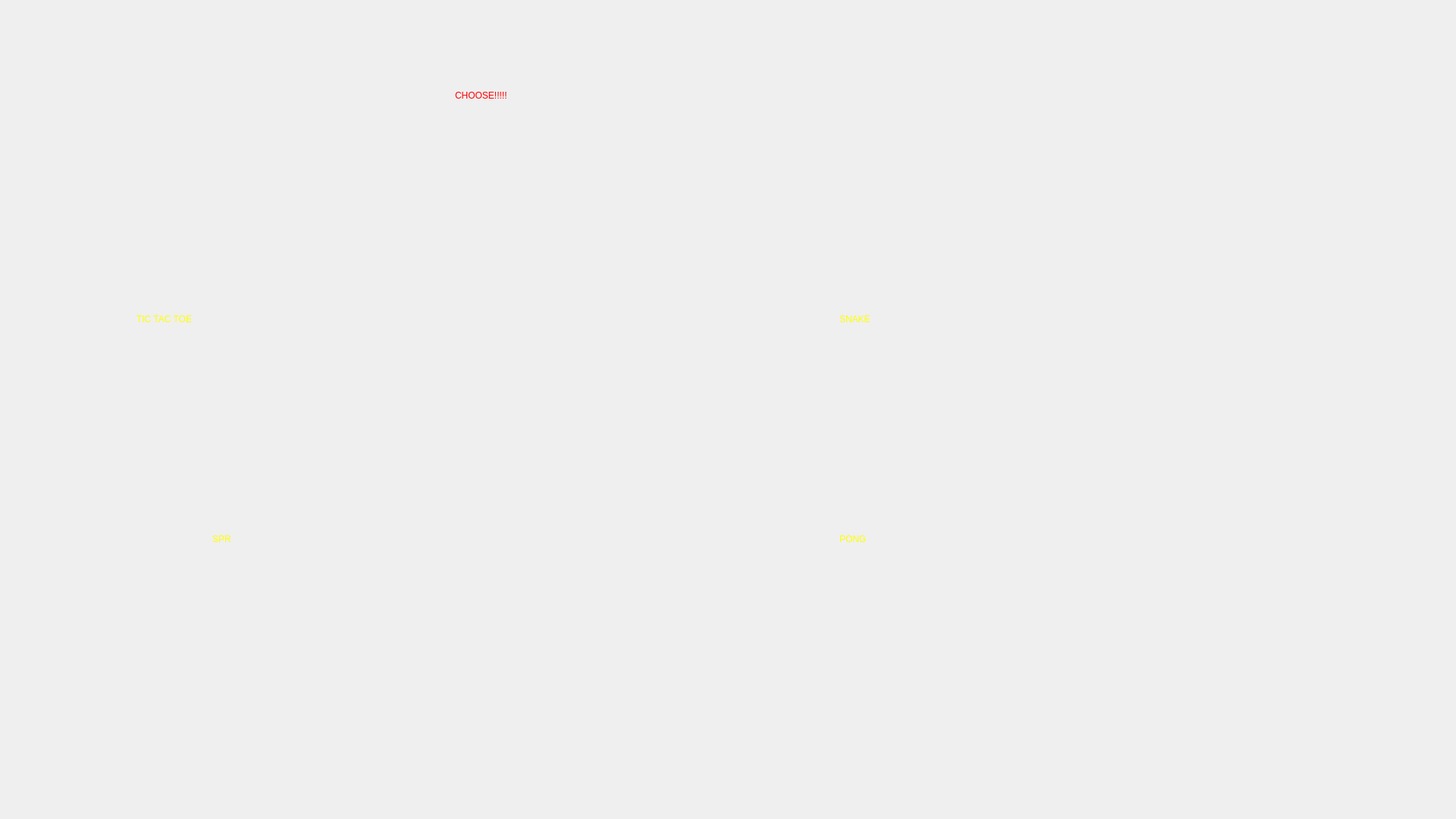
<?xml version="1.0" encoding="UTF-8"?>
<ui version="4.0">
 <class>choice</class>
 <widget class="QDialog" name="choice">
  <property name="geometry">
   <rect>
    <x>0</x>
    <y>0</y>
    <width>1920</width>
    <height>1080</height>
   </rect>
  </property>
  <property name="windowTitle">
   <string>Dialog</string>
  </property>
  <property name="styleSheet">
   <string notr="true">QDialog {
 background-image: url(:/new/res/choose.png);
    background-position: center;
    background-repeat: no-repeat;
    background-size: cover;
}
QPushButton {
    background-color:transparent;
    border: none; 
}</string>
  </property>
  <widget class="QPushButton" name="pushButton">
   <property name="geometry">
    <rect>
     <x>1030</x>
     <y>378</y>
     <width>304</width>
     <height>87</height>
    </rect>
   </property>
   <property name="styleSheet">
    <string notr="true">color: rgb(255, 255, 0);</string>
   </property>
   <property name="text">
    <string/>
   </property>
  </widget>
  <widget class="QPushButton" name="pushButton_2">
   <property name="geometry">
    <rect>
     <x>1030</x>
     <y>666</y>
     <width>304</width>
     <height>87</height>
    </rect>
   </property>
   <property name="styleSheet">
    <string notr="true">
color: rgb(255, 255, 0);</string>
   </property>
   <property name="text">
    <string/>
   </property>
  </widget>
  <widget class="QPushButton" name="pushButton_3">
   <property name="geometry">
    <rect>
     <x>172</x>
     <y>666</y>
     <width>314</width>
     <height>87</height>
    </rect>
   </property>
   <property name="styleSheet">
    <string notr="true">color: rgb(255, 255, 0);</string>
   </property>
   <property name="text">
    <string/>
   </property>
  </widget>
  <widget class="QPushButton" name="pushButton_4">
   <property name="geometry">
    <rect>
     <x>172</x>
     <y>378</y>
     <width>304</width>
     <height>87</height>
    </rect>
   </property>
   <property name="styleSheet">
    <string notr="true">color: rgb(255, 255, 0);</string>
   </property>
   <property name="text">
    <string/>
   </property>
  </widget>
  <widget class="QLabel" name="label">
   <property name="geometry">
    <rect>
     <x>180</x>
     <y>400</y>
     <width>301</width>
     <height>41</height>
    </rect>
   </property>
   <property name="styleSheet">
    <string notr="true">font: 26pt &quot;Imprint MT Shadow&quot;;
color: rgb(255, 255, 0);</string>
   </property>
   <property name="text">
    <string>TIC TAC TOE</string>
   </property>
  </widget>
  <widget class="QLabel" name="label_2">
   <property name="geometry">
    <rect>
     <x>1107</x>
     <y>400</y>
     <width>161</width>
     <height>41</height>
    </rect>
   </property>
   <property name="styleSheet">
    <string notr="true">font: 26pt &quot;Imprint MT Shadow&quot;;
color: rgb(255, 255, 0);</string>
   </property>
   <property name="text">
    <string>SNAKE</string>
   </property>
  </widget>
  <widget class="QLabel" name="label_3">
   <property name="geometry">
    <rect>
     <x>280</x>
     <y>690</y>
     <width>91</width>
     <height>41</height>
    </rect>
   </property>
   <property name="styleSheet">
    <string notr="true">font: 26pt &quot;Imprint MT Shadow&quot;;
color: rgb(255, 255, 0);</string>
   </property>
   <property name="text">
    <string>SPR</string>
   </property>
  </widget>
  <widget class="QLabel" name="label_4">
   <property name="geometry">
    <rect>
     <x>1107</x>
     <y>690</y>
     <width>141</width>
     <height>41</height>
    </rect>
   </property>
   <property name="styleSheet">
    <string notr="true">font: 26pt &quot;Imprint MT Shadow&quot;;
color: rgb(255, 255, 0);</string>
   </property>
   <property name="text">
    <string>PONG</string>
   </property>
  </widget>
  <widget class="QLabel" name="label_5">
   <property name="geometry">
    <rect>
     <x>600</x>
     <y>100</y>
     <width>391</width>
     <height>51</height>
    </rect>
   </property>
   <property name="styleSheet">
    <string notr="true">font: 40pt &quot;Imprint MT Shadow&quot;;
color: rgb(255, 0, 0);</string>
   </property>
   <property name="text">
    <string>CHOOSE!!!!!</string>
   </property>
  </widget>
  <zorder>label</zorder>
  <zorder>label_2</zorder>
  <zorder>label_3</zorder>
  <zorder>label_4</zorder>
  <zorder>pushButton_4</zorder>
  <zorder>pushButton</zorder>
  <zorder>pushButton_2</zorder>
  <zorder>pushButton_3</zorder>
  <zorder>label_5</zorder>
 </widget>
 <resources/>
 <connections/>
</ui>
